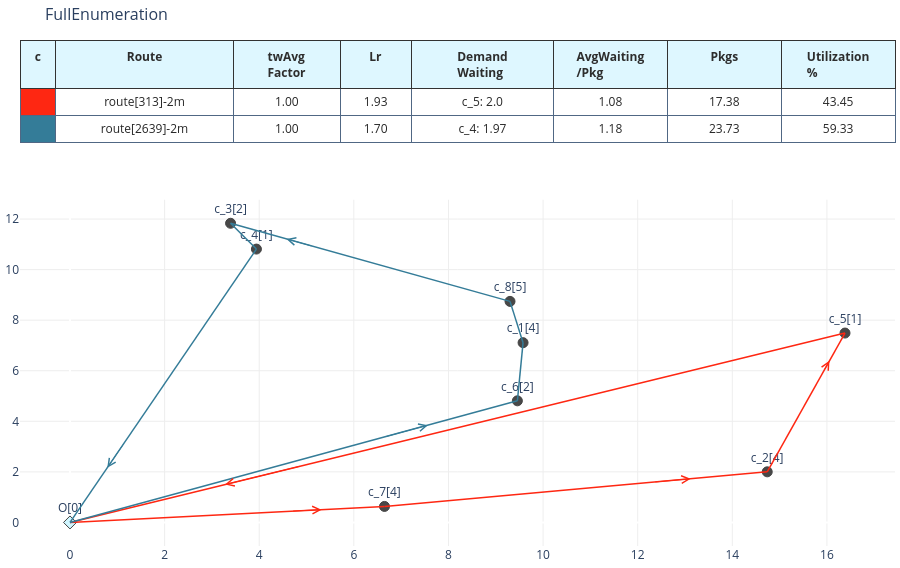

Source (notebook cell):
### Code cell
tWFullEnu_model = md.timeWindowModel(_init_route, _initializer,
             _distMat,constant_dict, _relax_route=False)
tWFullEnu_model.buildModel()
tWFullEnu_model.model.setParam('OutputFlag',True)
tWFullEnu_model.solveRelaxedModel()
tWFullEnu_model.relaxedModel.ObjVal

[(v.varName, v.x) for v in tWFullEnu_model.relaxedModel.getVars() if v.x>0]
# tWLPrelax_model.init_routes_df
# tWLPrelax_model.shortCuttingColumns()
print("IP model Full Enumeration")
tWFullEnu_model.solveModel()
tWFullEnu_model.model.ObjVal,[(v.varName, round(v.x)) for v in tWFullEnu_model.model.getVars() if v.x>0]

# tWLPrelax_model.solveRelaxedBoundedModel()
# tWLPrelax_model.relaxedBoundedModel.ObjVal

tWFullEnu_sol = tWFullEnu_model.getRouteSolution(tWFullEnu_model.model.getVars(),
                                             edge_plot_config,_nodeTce,
                                              tWFullEnu_model.customer_demand)
vis_sol.plot_network(tWFullEnu_sol,_nodeTce,_display_cus_dem=True,
                            _cus_dem=_cusDem,_title="FullEnumeration",
                        _display_plot=True,_display_info_table=True,
                     _show_all_info=False)

### Figure 1 — Plotly figure (JSON) as saved in the notebook; plotly's stock layout.template omitted (floating-point values rounded to 4 significant figures)
{"data": [{"cells": {"align": ["center", "center", "center", "center", "center", "center", "center", "center"], "fill": {"color": [["#FE2712", "#347C98"], ["#FFFFFF"]]}, "font": {"color": ["rgb(40, 40, 40)", "rgb(40, 40, 40)", "rgb(40, 40, 40)", "rgb(40, 40, 40)", "rgb(40, 40, 40)", "rgb(40, 40, 40)"], "size": 12}, "format": [null, null, ".2f", ".2f", null, ".2f", ".2f", ".2f", ".2f"], "height": 27, "line": {"color": "#506784"}, "prefix": [null, null, null, null, null, null, null, null, null, null, null, null, null, null, null, null], "suffix": [null, null, null, null, null, null, null, null, null, null, null, null, null, null, null, null], "values": [[" "], ["route[313]-2m", "route[2639]-2m"], [1, 1], [1.931, 1.695], ["c_5: 2.0", "c_4: 1.97"], [1.076, 1.176], [17.38, 23.73], [43.45, 59.33]]}, "columnorder": [0, 1, 2, 3, 4, 5, 6, 7], "columnwidth": [1, 5, 3, 2, 4, 3.2, 3.2, 3.2], "domain": {"x": [0, 1], "y": [0.6943, 1]}, "header": {"align": ["center", "center", "center", "center", "center", "center", "center", "center"], "fill": {"color": "#DEF7FF"}, "font": {"color": ["rgb(45, 45, 45)", "rgb(45, 45, 45)", "rgb(45, 45, 45)", "rgb(45, 45, 45)", "rgb(45, 45, 45)", "rgb(45, 45, 45)", "rgb(45, 45, 45)", "rgb(45, 45, 45)"], "size": 12}, "height": 30, "line": {"color": "rgb(50, 50, 50)"}, "values": [["<b>c</b>"], ["<b>Route</b>"], ["<b>twAvg<br>Factor</b>"], ["<b>Lr</b>"], ["<b>Demand<br>Waiting</b>"], ["<b>AvgWaiting<br>/Pkg</b>"], ["<b>Pkgs</b>"], ["<b>Utilization<br>%</b>"]]}, "type": "table"}, {"marker": {"color": ["#484848", "#484848", "#484848", "#484848", "#484848", "#484848", "#484848", "#484848", "#D0F6FF"], "colorscale": [[0, "rgb(0,0,0)"], [0.25, "rgb(230,0,0)"], [0.5, "rgb(230,210,0)"], [0.75, "rgb(255,255,255)"], [1, "rgb(160,200,255)"]], "line": {"width": 1}, "reversescale": true, "showscale": false, "size": 10, "symbol": ["circle", "circle", "circle", "circle", "circle", "circle", "circle", "circle", "diamond"]}, "mode": "markers+text", "name": "Node", "text": ["c_7[4]", "c_1[4]", "c_8[5]", "c_4[1]", "c_5[1]", "c_6[2]", "c_2[4]", "c_3[2]", "O[0]"], "textposition": "top center", "type": "scatter", "x": [6.648, 9.577, 9.301, 3.941, 16.38, 9.457, 14.74, 3.394, 0], "xaxis": "x", "y": [0.6334, 7.11, 8.744, 10.81, 7.49, 4.81, 2.001, 11.83, 0], "yaxis": "y"}, {"line": {"color": "#FE2712", "width": 1.5}, "mode": "lines", "name": "route[313]-2m", "text": "", "textposition": "middle center", "type": "scatter", "x": [6.648, 14.74, null, 14.74, 16.38, null, 0, 6.648, null, 16.38, 0, null], "xaxis": "x", "y": [0.6334, 2.001, null, 2.001, 7.49, null, 0, 0.6334, null, 7.49, 0, null], "yaxis": "y"}, {"line": {"color": "#347C98", "width": 1.5}, "mode": "lines", "name": "route[2639]-2m", "text": "", "textposition": "middle center", "type": "scatter", "x": [3.941, 0, null, 3.394, 3.941, null, 9.577, 9.301, null, 9.457, 9.577, null, 0, 9.457, null, 9.301, 3.394, null], "xaxis": "x", "y": [10.81, 0, null, 11.83, 10.81, null, 7.11, 8.744, null, 4.81, 7.11, null, 0, 4.81, null, 8.744, 11.83, null], "yaxis": "y"}], "layout": {"annotations": [{"arrowcolor": "#FE2712", "arrowhead": 5, "arrowsize": 1.5, "ax": 12.31, "axref": "x", "ay": 1.591, "ayref": "y", "showarrow": true, "x": 13.12, "xref": "x", "y": 1.728, "yref": "y"}, {"arrowcolor": "#FE2712", "arrowhead": 5, "arrowsize": 1.5, "ax": 15.89, "axref": "x", "ay": 5.844, "ayref": "y", "showarrow": true, "x": 16.05, "xref": "x", "y": 6.393, "yref": "y"}, {"arrowcolor": "#FE2712", "arrowhead": 5, "arrowsize": 1.5, "ax": 4.653, "axref": "x", "ay": 0.4434, "ayref": "y", "showarrow": true, "x": 5.318, "xref": "x", "y": 0.5067, "yref": "y"}, {"arrowcolor": "#FE2712", "arrowhead": 5, "arrowsize": 1.5, "ax": 4.915, "axref": "x", "ay": 2.247, "ayref": "y", "showarrow": true, "x": 3.276, "xref": "x", "y": 1.498, "yref": "y"}, {"arrowcolor": "#347C98", "arrowhead": 5, "arrowsize": 1.5, "ax": 1.182, "axref": "x", "ay": 3.244, "ayref": "y", "showarrow": true, "x": 0.7881, "xref": "x", "y": 2.162, "yref": "y"}, {"arrowcolor": "#347C98", "arrowhead": 5, "arrowsize": 1.5, "ax": 3.777, "axref": "x", "ay": 11.12, "ayref": "y", "showarrow": true, "x": 3.831, "xref": "x", "y": 11.02, "yref": "y"}, {"arrowcolor": "#347C98", "arrowhead": 5, "arrowsize": 1.5, "ax": 9.384, "axref": "x", "ay": 8.254, "ayref": "y", "showarrow": true, "x": 9.356, "xref": "x", "y": 8.417, "yref": "y"}, {"arrowcolor": "#347C98", "arrowhead": 5, "arrowsize": 1.5, "ax": 9.541, "axref": "x", "ay": 6.42, "ayref": "y", "showarrow": true, "x": 9.553, "xref": "x", "y": 6.65, "yref": "y"}, {"arrowcolor": "#347C98", "arrowhead": 5, "arrowsize": 1.5, "ax": 6.62, "axref": "x", "ay": 3.367, "ayref": "y", "showarrow": true, "x": 7.565, "xref": "x", "y": 3.848, "yref": "y"}, {"arrowcolor": "#347C98", "arrowhead": 5, "arrowsize": 1.5, "ax": 5.166, "axref": "x", "ay": 10.91, "ayref": "y", "showarrow": true, "x": 4.576, "xref": "x", "y": 11.21, "yref": "y"}], "autosize": false, "barmode": "stack", "height": 568, "hovermode": "closest", "margin": {"b": 20, "l": 5, "r": 5, "t": 40}, "plot_bgcolor": "rgba(0,0,0,0)", "showlegend": false, "title": {"font": {"size": 16}, "text": "FullEnumeration"}, "xaxis": {"anchor": "y", "domain": [0, 1], "gridcolor": "#eee", "showgrid": true, "showticklabels": true, "zeroline": true}, "yaxis": {"anchor": "x", "domain": [0, 0.6843], "gridcolor": "#eee", "showgrid": true, "showticklabels": true, "zeroline": true}}}
